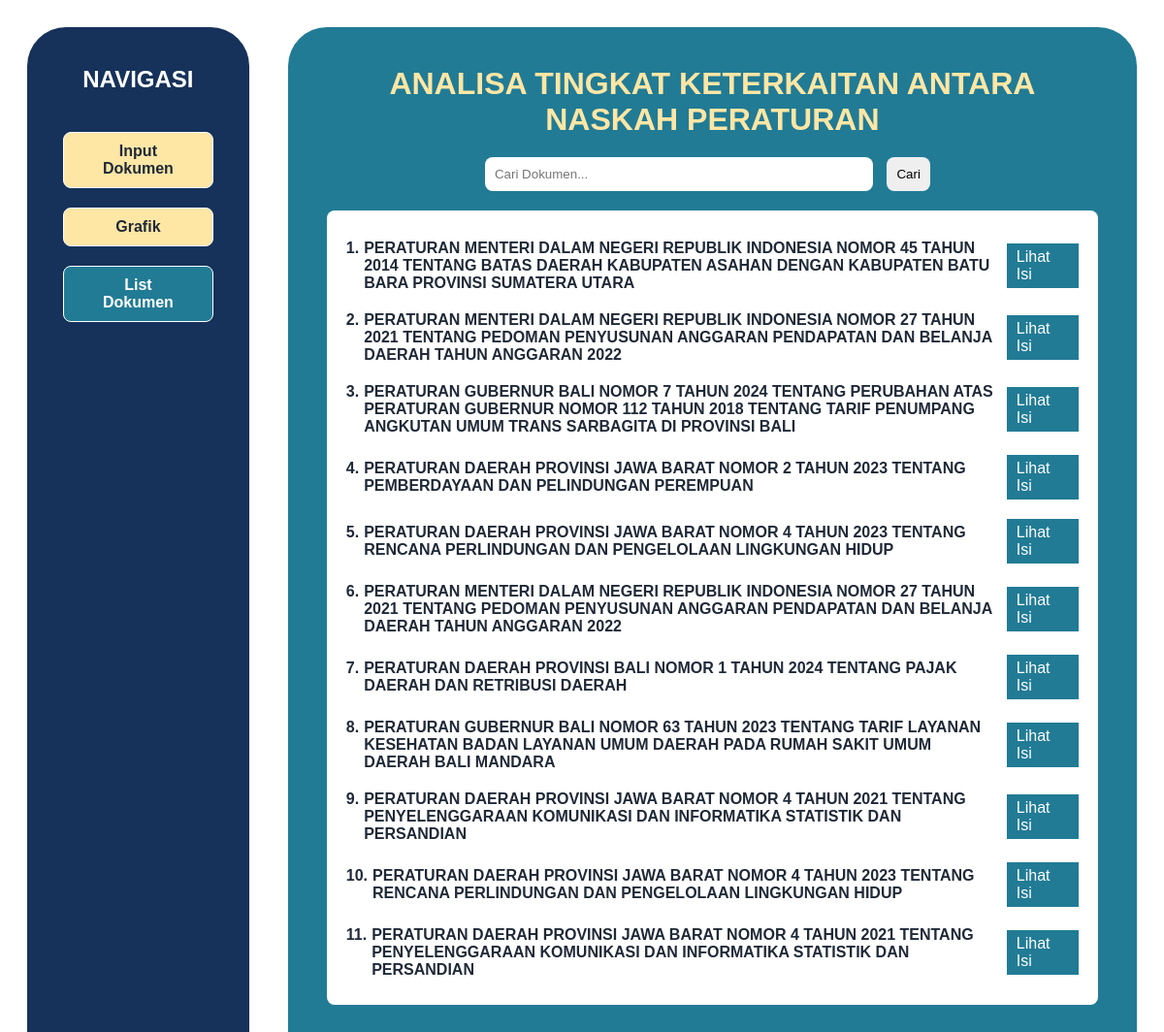
The page / on the database its author committed.
### documents/models.py (models this page shows, shortened)
class Dokumen(models.Model):
    title = models.CharField(max_length=255)
    penandatangan = models.CharField(max_length=255)
    tanggal_ditandatangani = models.CharField(max_length=255)
    lembaga_mengeluarkan = models.CharField(max_length=255)
    no_dokumen = models.CharField(max_length=100)
    status_dokumen = models.CharField(max_length=50)
    lokasi_penerbit = models.CharField(max_length=255)
    sumber = models.TextField()
    ringkasan = models.TextField()

### documents/views.py (the view, shortened to what this page needs)
# urls.py: path('', views.home_new, name='home'),
def home_new(request):
    query = request.GET.get('q', '').strip()  # Ambil query dari input pencarian
    if query:
        documents = Dokumen.objects.filter(title__icontains=query)  # Filter berdasarkan title
        no_results = not documents.exists()  # Cek jika tidak ada hasil
    else:
        documents = Dokumen.objects.all()  # Jika kosong, tampilkan semua dokumen
        no_results = False  # Jangan tampilkan pesan "tidak ditemukan"
    return render(request, 'home_new.html', {'documents': documents, 'query': query, 'no_results': no_results})

### templates/home_new.html (shortened to what this page needs)
{% extends 'base.html' %} {% block content %}
<div id="content-saved">
  <div id="content-saved-heading">
    Analisa Tingkat Keterkaitan Antara Naskah Peraturan
  </div>
  <div style="display: flex; justify-content: center; margin-bottom: 20px">
    <form method="GET" action="{% url 'home' %}">
      <input
        type="text"
        name="q"
        id="searchInput"
        placeholder="Cari Dokumen..."
        value="{{ query }}"
        style="
          width: 400px;
          padding: 10px;
          border-radius: 8px;
          border: none;
          margin-right: 10px;
        "
      />
      <button
        type="submit"
        style="
          padding: 10px;
          border-radius: 8px;
          border: none;
          margin-right: 10px;
          cursor: pointer;
        "
      >
        Cari
      </button>
    </form>
  </div>
   {% if documents %}
  <div id="content-saved-list">
    {% for doc in documents %}
    <div id="content-saved-item-{{ doc.id }}" class="content-saved-item">
      <div class="content-saved-title">
        <div>{{ forloop.counter }}.</div>
        <div>{{ doc.title }}</div>
      </div>
      <div class="content-saved-actions">
        <a href="{% url 'view_document' doc.id %}" class="content-saved-show"
          >Lihat Isi</a
        >
      </div>
    </div>
    {% endfor %}
  </div>
  {% endif %}
</div>
{% endblock %}

### templates/base.html (shortened to what this page needs)
<!DOCTYPE html>
<html lang="en">
  <head>
    <link rel="stylesheet" type="text/css" href="/static/global.css" />
    <link rel="stylesheet" type="text/css" href="/static/home.css" />
    <link rel="stylesheet" type="text/css" href="/static/add.css" />
    <link rel="stylesheet" type="text/css" href="/static/similarity.css" />
    <link rel="stylesheet" type="text/css" href="/static/detail.css" />
    <link rel="stylesheet" type="text/css" href="/static/clustering.css" />
    <link
      rel="stylesheet"
      type="text/css"
      href="/static/detail_similarity.css"
    />
  </head>
  <body>
    <main>
      <div id="main_container">
        <div id="sidebar">
          <div id="sidebar-title">NAVIGASI</div>
          <div id="sidebar-content">
            <a
              href="{% url 'add_document' %}"
              class="{% if request.path == '/add/' %}active{% endif %}"
            >
              <div>Input Dokumen</div>
            </a>
            <a
              href="{% url 'similarity' %}"
              class="{% if request.path == '/similarity/' %}active{% endif %}"
            >
              <div>Grafik</div>
            </a>
            <a
              href="{% url 'home' %}"
              class="{% if request.path == '/' %}active{% endif %}"
            >
              <div>List Dokumen</div>
            </a>
          </div>
        </div>
        <div class="content">{% block content %}{% endblock %}</div>
      </div>
    </main>
  </body>
</html>

### static/global.css (style rules this page uses)
* { box-sizing: border-box; }
body { color: #1f2937; padding: 20px; font-family: Arial, sans-serif; }
#main_container { display: flex; flex-direction: column; width: 100%; gap: 40px; height: 90vh; overflow: hidden; }
#sidebar { background-color: #16325a; width: 100%; display: flex; align-items: center; flex-direction: column; padding: 40px; border-radius: 40px; }
#sidebar-title { color: white; font-size: 1.5rem; font-weight: bold; }
#sidebar-content { margin-top: 40px; display: flex; flex-direction: column; gap: 20px; align-items: center; }
#sidebar-content a { cursor: pointer; width: 100%; border: 1px solid white; border-radius: 8px; padding: 10px 40px; text-align: center; background-color: #fee6a5; font-weight: 600; }
#sidebar-content a { color: #1f2937; text-decoration: none; }
.active { background-color: #217b95 !important; color: white !important; }
.content { width: 100%; background-color: #217b95; border-radius: 40px; }
@media only screen and (min-width: 768px) { #main_container { flex-direction: row; display: flex; } }
@media only screen and (min-width: 768px) { #sidebar { width: 20%; } }
@media only screen and (min-width: 768px) { .content { width: 80%; } }

### static/home.css (style rules this page uses)
#content-saved { padding: 40px; height: 100vh; display: flex; flex-direction: column; }
#content-saved-heading { font-size: 2rem; font-weight: bold; color: #fee6a5; margin-bottom: 20px; text-transform: uppercase; text-align: center; }
#content-saved-list { background-color: white; padding: 30px 20px; overflow-y: auto; flex-grow: 1; max-height: 60vh; border-radius: 8px; }
.content-saved-item { display: flex; justify-content: space-between; align-items: center; gap: 10px; margin-bottom: 20px; width: 100%; }
.content-saved-title { font-weight: bold; display: flex; gap: 5px; width: 90%; }
.content-saved-actions { display: flex; align-items: center; gap: 10px; }
.content-saved-show { background-color: #217b95; color: white; padding: 5px 10px; text-decoration: none; cursor: pointer; display: inline-block; border: none; font-size: 1rem; }

### rows shown on the page
Dokumen: title "PERATURAN MENTERI DALAM NEGERI REPUBLIK INDONESIA NOMOR 45 TAHUN 2014 TENTANG BATAS DAERAH KABUPATEN ASAHAN DENGAN KABUPATEN BATU BARA PROVINSI SUMATERA UTARA"
Dokumen: title "PERATURAN MENTERI DALAM NEGERI REPUBLIK INDONESIA NOMOR 27 TAHUN 2021 TENTANG PEDOMAN PENYUSUNAN ANGGARAN PENDAPATAN DAN BELANJA DAERAH TAHUN ANGGARAN 2022"
Dokumen: title "PERATURAN GUBERNUR BALI NOMOR 7 TAHUN 2024 TENTANG PERUBAHAN ATAS PERATURAN GUBERNUR NOMOR 112 TAHUN 2018 TENTANG TARIF PENUMPANG ANGKUTAN UMUM TRANS SARBAGITA DI PROVINSI BALI"
Dokumen: title "PERATURAN DAERAH PROVINSI JAWA BARAT NOMOR 2 TAHUN 2023 TENTANG PEMBERDAYAAN DAN PELINDUNGAN PEREMPUAN"
Dokumen: title "PERATURAN DAERAH PROVINSI JAWA BARAT NOMOR 4 TAHUN 2023 TENTANG RENCANA PERLINDUNGAN DAN PENGELOLAAN LINGKUNGAN HIDUP"
Dokumen: title "PERATURAN MENTERI DALAM NEGERI REPUBLIK INDONESIA NOMOR 27 TAHUN 2021 TENTANG PEDOMAN PENYUSUNAN ANGGARAN PENDAPATAN DAN BELANJA DAERAH TAHUN ANGGARAN 2022"
Dokumen: title "PERATURAN DAERAH PROVINSI BALI NOMOR 1 TAHUN 2024 TENTANG PAJAK DAERAH DAN RETRIBUSI DAERAH"
Dokumen: title "PERATURAN GUBERNUR BALI NOMOR 63 TAHUN 2023 TENTANG TARIF LAYANAN KESEHATAN BADAN LAYANAN UMUM DAERAH PADA RUMAH SAKIT UMUM DAERAH BALI MANDARA"
Dokumen: title "PERATURAN DAERAH PROVINSI JAWA BARAT NOMOR 4 TAHUN 2021 TENTANG PENYELENGGARAAN KOMUNIKASI DAN INFORMATIKA STATISTIK DAN PERSANDIAN"
Dokumen: title "PERATURAN DAERAH PROVINSI JAWA BARAT NOMOR 4 TAHUN 2023 TENTANG RENCANA PERLINDUNGAN DAN PENGELOLAAN LINGKUNGAN HIDUP"
Dokumen: title "PERATURAN DAERAH PROVINSI JAWA BARAT NOMOR 4 TAHUN 2021 TENTANG PENYELENGGARAAN KOMUNIKASI DAN INFORMATIKA STATISTIK DAN PERSANDIAN"
